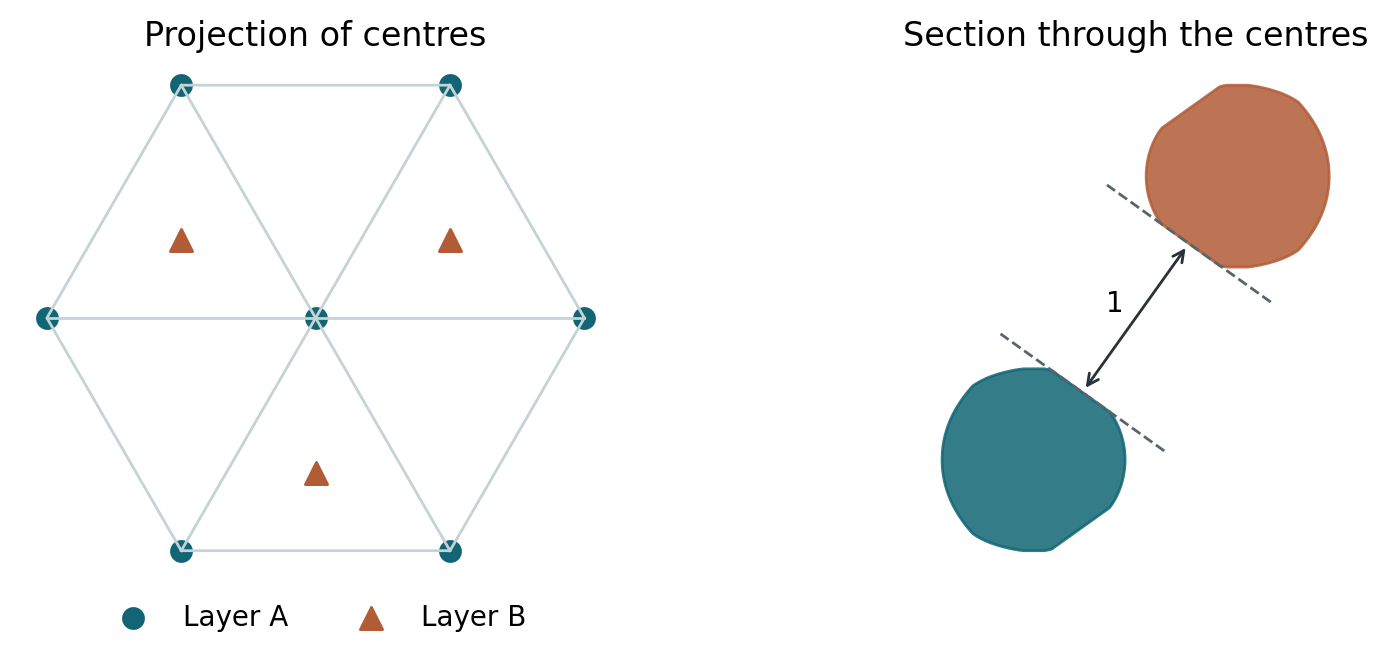

Python code for this plot:
"""Projection of two layers and the separating strip for an interlayer neighbour."""
import gzip
from math import pi, sqrt
import numpy as np
import matplotlib.pyplot as plt

blue, red = '#116575', '#b25c37'
with gzip.open('data/ab.txt.gz','rt') as stream:
    scale, d, h, count = map(int,stream.readline().split())
    d, h = d/scale, sqrt(6)*h/scale
    profile = []
    for _ in range(count):
        z, n = map(int,stream.readline().split())
        xy = np.array([list(map(int,stream.readline().split())) for _ in range(n)]) * [1/scale,sqrt(3)/scale]
        u = xy @ [sqrt(3)/2, .5]
        t = xy @ [-.5,sqrt(3)/2]
        v, s = np.roll(u,-1), np.roll(t,-1)
        cross = t*s < 0
        if cross.sum()==2:
            ends = u[cross] + (v[cross]-u[cross])*t[cross]/(t[cross]-s[cross])
            profile.append((min(ends),max(ends),sqrt(6)*z/scale))
fig,(plan,cut) = plt.subplots(1,2,figsize=(8.2,3.2),layout='constrained')
phi = np.arange(7)*pi/3
ring = d*np.column_stack([np.cos(phi),np.sin(phi)])
plan.plot(*ring.T,color='#c3d3d6',lw=1)
for node in ring[:-1]:
    plan.plot([0,node[0]],[0,node[1]],color='#c3d3d6',lw=1)
plan.scatter(*ring[:-1].T,color=blue,s=52)
plan.scatter(0,0,color=blue,s=52,label='Layer A')
ang = pi/6+np.arange(3)*2*pi/3
plan.scatter(d*np.cos(ang)/sqrt(3),d*np.sin(ang)/sqrt(3),color=red,marker='^',s=64,label='Layer B')
plan.legend(loc='lower center',bbox_to_anchor=(.5,-.16),ncol=2,frameon=False)
plan.set_title('Projection of centres')
low,high,z = np.array(profile).T
outline = np.column_stack([np.r_[low,high[::-1]],np.r_[z,z[::-1]]])
offset = np.array([d/sqrt(3),h])
normal = offset/np.linalg.norm(offset)
along = (np.linalg.norm(offset)-1)*.5
tangent = np.array([-normal[1],normal[0]])
for foot in (along*normal, offset-along*normal):
    line = foot+np.outer([-.55,.55],tangent)
    cut.plot(*line.T,'--',color='#58656c',lw=1)
for vertices, color in ((outline,blue),(offset-outline,red)):
    cut.fill(*vertices.T,color=color,alpha=.85)
cut.annotate('',xy=offset-along*normal,xytext=along*normal,arrowprops=dict(arrowstyle='<->',color='#273337'))
cut.text(*(offset/2+.14*tangent),'1',ha='center',va='center')
cut.set_title('Section through the centres')
for ax in (plan,cut):
    ax.set_aspect('equal')
    ax.axis('off')
fig.savefig('figures/placement.png',dpi=200,bbox_inches='tight')
